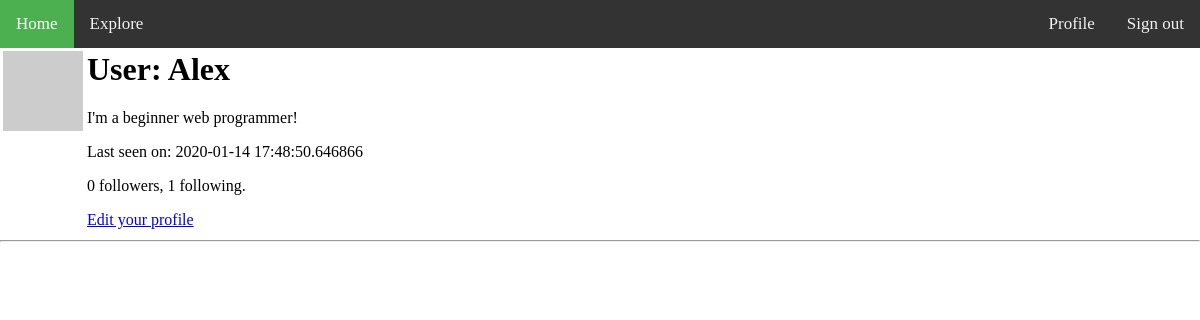
The app's page /user/Alex (signed in), older data.
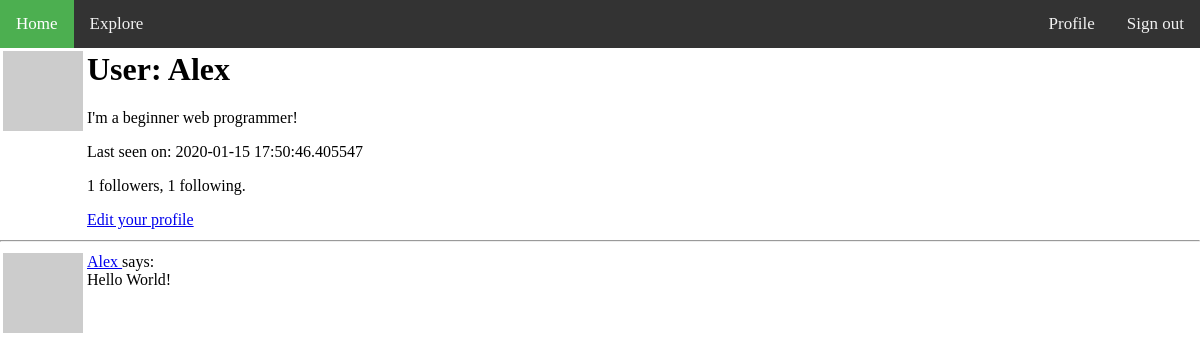
The same page, newer data.
### app/models.py (models this page shows, shortened)
class User(UserMixin ,db.Model):
    id = db.Column(db.Integer, primary_key=True)
    username = db.Column(db.String(64), index=True, unique=True)
    email = db.Column(db.String(128), index=True, unique=True)
    password_hash = db.Column(db.String(128))
    posts = db.relationship('Post', backref='author', lazy='dynamic')
    about_me = db.Column(db.String(256))
    last_seen = db.Column(db.DateTime, default=datetime.utcnow)
    followed = db.relationship(
        'User', secondary=followers,
        primaryjoin=(followers.c.follower_id==id),
        secondaryjoin=(followers.c.followed_id==id),
        backref=db.backref('followers', lazy='dynamic'), lazy='dynamic'
    )
    def avatar(self, size):
        digest = md5(self.email.lower().encode('utf-8')).hexdigest()
        return 'https://www.gravatar.com/avatar/{}?d=identicon&s={}'.format(
            digest, size)

class Post(db.Model):
    id = db.Column(db.Integer, primary_key=True)
    body = db.Column(db.String(256))
    timestamp = db.Column(db.DateTime, index=True, default=datetime.utcnow)
    user_id = db.Column(db.Integer, db.ForeignKey('user.id'))

### app/routes.py (the view)
@app.route('/user/<username>')
@login_required
def user(username):
    user = User.query.filter_by(username=username).first_or_404()
    page = request.args.get('page', 1, type=int)
    posts = user.posts.order_by(Post.timestamp.desc()).paginate(
        page, app.config['POSTS_PER_PAGE'], False)
    next_url = url_for('user', username=user.username, page=posts.next_num) \
        if posts.has_next else None
    prev_url = url_for('user', username=user.username, page=posts.prev_num) \
        if posts.has_prev else None
    return render_template('user.html', user=user, posts=posts.items,
                            next_url=next_url, prev_url=prev_url)

### app/models.py (called while the page is built)
@login.user_loader
def load_user(id):
    return User.query.get(int(id))

### app/routes.py (called while the page is built)
@app.before_request
def before_request():
    if current_user.is_authenticated:
        current_user.last_seen = datetime.utcnow()
        db.session.commit()

### app/templates/user.html (shortened to what this page needs)
{% extends 'base.html' %}
{% block content %}
    <table>
        <tr valign="top">
            <td><img src="{{ user.avatar(128) }}"></td>
            <td>
                <h1>User: {{ user.username }}</h1>
                {% if user.about_me  %}<p>{{ user.about_me }}</p>{% endif %}
                {% if user.last_seen  %}<p>Last seen on: {{ user.last_seen }}</p>{% endif %}
                <p>{{ user.followers.count() }} followers, {{ user.followed.count() }} following.</p>
                {% if user == current_user %}
                    <p><a href="{{ url_for('edit_profile') }}">Edit your profile</a></p>
                {% elif not current_user.is_following(user) %}
                    <p><a href="{{ url_for('follow', username=user.username) }}">Follow</a></p>
                {% else %}
                    <p><a href="{{ url_for('unfollow', username=user.username) }}">Unfollow</a></p>
                {% endif %}
            </td>
        </tr>
    </table>
    <hr>
    {% for post in posts %}
        {% include '_post.html' %}
    {% endfor %}
{% endblock  %}

### app/templates/_post.html
<table>
    <tr valign="top">
        <td><img src="{{ post.author.avatar(36) }}"></td>
        <td>
            <a href="{{url_for('user', username=post.author.username) }}">
                {{ post.author.username }}
            </a>
            says: <br>{{ post.body }}
        </td>
    </tr>
</table>

Row changes from the older to the newer data that the page shows:
changed User "Alex": last_seen "2020-01-14 17:48:50.646866" → "2020-01-15 17:50:46.405547"
added Post: author.username "Alex", body "Hello World!"
Text that changed along with them:
{{ user.followers.count() }}: "0" → "1"
